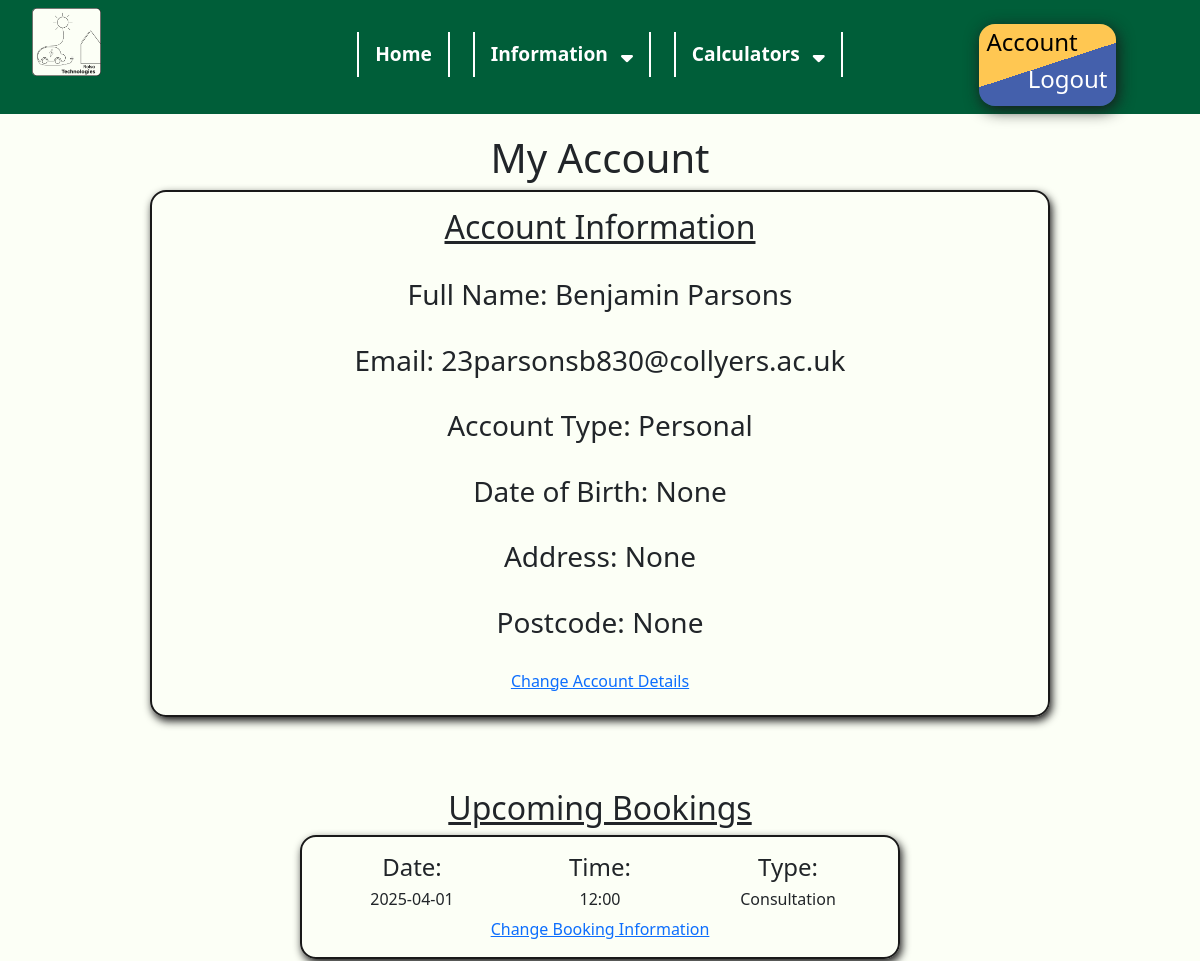
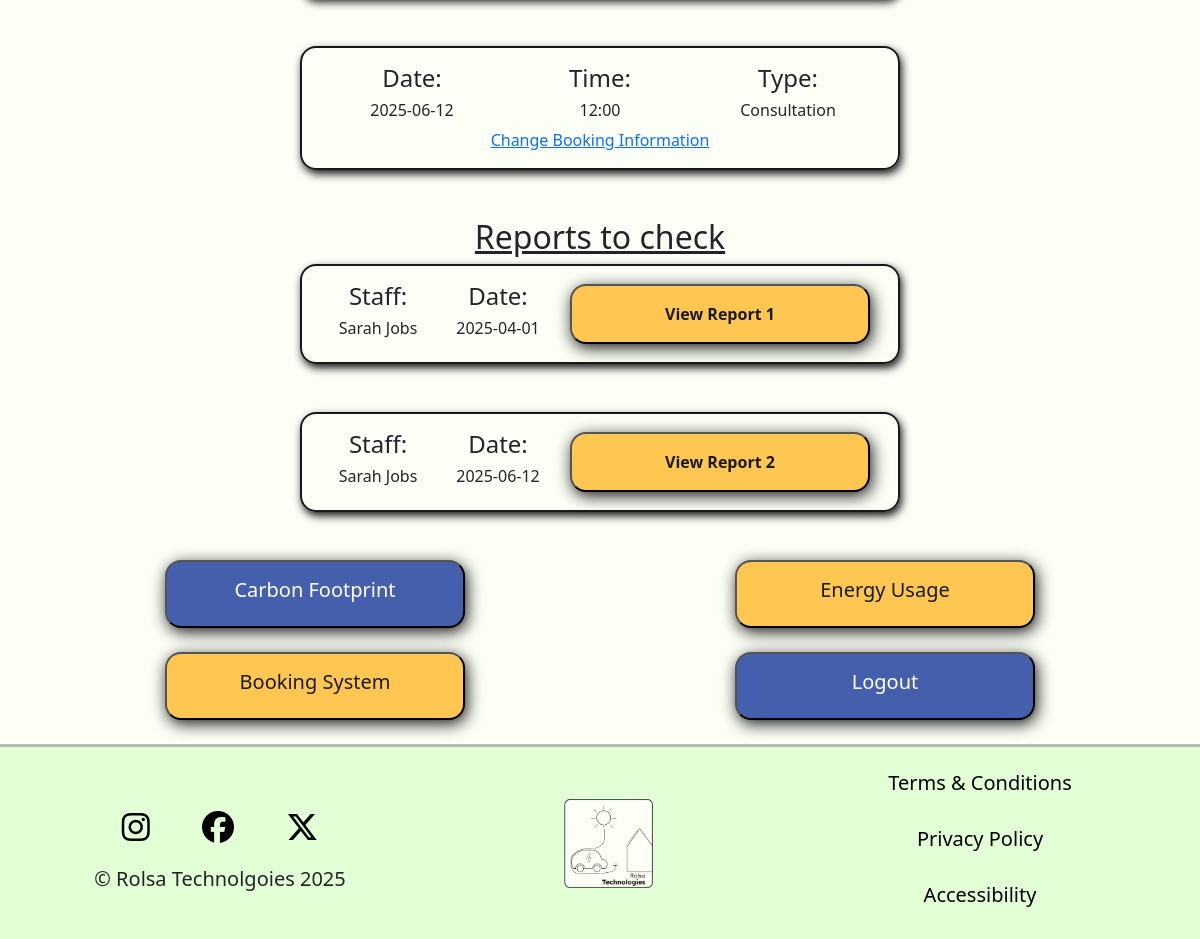
The app's page /account (signed in) with its own data (2 pictures, top to bottom).
### tables this page shows
CREATE TABLE Personal(
    AccountID INTEGER NOT NULL,
    FullName VARCHAR(255) NOT NULL,
    DateOfBirth DATE,
    Address TEXT,
    Postcode VARCHAR(8),
    FOREIGN KEY (AccountID) REFERENCES Account(AccountID)
);

CREATE TABLE Account (
    AccountID INTEGER NOT NULL,
    Email BOOLEAN DEFAULT 1,
    Password VARCHAR(255) NOT NULL,
    AccountTypeID INTEGER DEFAULT 1,
    PRIMARY KEY (AccountID),
    FOREIGN KEY (AccountTypeID) REFERENCES AccountType(AccountTypeID)
);

CREATE TABLE AccountType (
    AccountTypeID INTEGER NOT NULL,
    Type VARCHAR(25) NOT NULL,
    PRIMARY KEY (AccountTypeID)
);

CREATE TABLE BookingType (
    BookingTypeID INTEGER NOT NULL,
    Title VARCHAR(25) NOT NULL,
    PRIMARY KEY (BookingTypeID)
);

CREATE TABLE BookingReport (
    ReportID INTEGER,
    ConsultationID INTEGER NOT NULL,
    FollowUpID INTEGER,
    Foreign KEY (ReportID) REFERENCES Report(ReportID),
    FOREIGN KEY (ConsultationID) REFERENCES Booking(BookingID),
    FOREIGN KEY (FollowUpID) REFERENCES Booking(BookingID)
);

CREATE TABLE Staff(
    StaffID INTEGER NOT NULL,
    AccountID INTEGER NOT NULL,
    FullName VARCHAR(255) NOT NULL,
    Role VARCHAR(25) NOT NULL,
    OfficeID INTEGER NOT NULL,
    PhoneExt VARCHAR(3) NOT NULL,
    PRIMARY KEY (StaffID),
    FOREIGN KEY (AccountID) REFERENCES Account(AccountID),
    FOREIGN KEY (OfficeID) REFERENCES Office(OfficeID)
);

### main.py (the view)
@app.route("/account")
def account():
    accountType = session.get('type', None)
    account = session.get('account', None)
    if account != None and accountType == 1 or accountType == 2:
        AccountInfomation, BookingsInformation = Get.RetrieveInfo(account)
        ReportViewing = Get.ReportsToCheck(account)
        return render_template("account.html", AccountInfomation = AccountInfomation, BookingsInformation = BookingsInformation, ReportViewing = ReportViewing)
    elif account != None and accountType == 3:
        return redirect("/admin")
    else:
        return redirect("/login")

### get.py (called while the page is built)
def ReportsToCheck(account):
    ReportViewing = {}
    con = sqlite3.connect("RolsaDB.db")
    cursor = con.cursor()
    cursor.execute("SELECT BR.ReportID, ForDateTime, S.FullName FROM BookingReport BR JOIN Report R ON BR.ReportID = R.ReportID JOIN Staff S ON R.StaffID = S.StaffID JOIN Booking B ON BR.ConsultationID = B.BookingID WHERE B.AccountID = (SELECT AccountID FROM Account WHERE Email = ?)", (account,))
    Reports = cursor.fetchall()
    con.close()
    for report in Reports:
        Date = report[1].split(" ")[0]
        ReportViewing[report] = {
            "ReportID": report[0],
            "Date": Date,
            "Staff": report[2]
        }
    return ReportViewing

### main.py (called while the page is built)
@app.context_processor
def inject_global_data():
    return {
        "account": session.get('account', None), #email address is considered as account
        "type": session.get('type', None) #type is considered as account type (Personal, Business, Admin)
    }

### templates/account.html
{% extends "base.html" %}
{% block css %}
<link rel="stylesheet" href="{{ url_for('static', filename='css/account.css') }}">
{% endblock %}
{% block content %}
<h1>My Account</h1>
<div class="infobox">
    <center>
        <h2>Account Information</h2>
        <br>
        <h3>Full Name: {{ AccountInfomation.FullName}}</h3><br>
        <h3>Email: {{ AccountInfomation.Email }}</h3><br>
        <h3>Account Type: {{ AccountInfomation.Type }} </h3><br>
        <h3>Date of Birth: {{ AccountInfomation.DateofBirth }}</h3><br>
        <h3>Address: {{ AccountInfomation.Address }}</h3><br>
        <h3>Postcode: {{ AccountInfomation.Postcode }}</h3><br>
        <h6><a href="">Change Account Details</a></h6>
    </center>
</div><br><br><br>
<h2>Upcoming Bookings</h2>
{% if BookingsInformation %}
{% for counter, booking in BookingsInformation.items() %}
<div class="bookingbox">
    <div class="container text-center">
        <div class="row align-items-center">
          <div class="col">
            <h4>Date:</h4>
            <h6>{{ booking.Date }}</h6>
          </div>
          <div class="col">
            <h4>Time:</h4>
            <h6>{{ booking.Time }}</h6>
          </div>
          <div class="col">
            <h4>Type:</h4>
            <h6>{{ booking.Type }}</h6>
          </div>
        </div>
    </div>
    <center>
    <a href="">Change Booking Information</a></center>
</div>
<br><br>
{% endfor %}
{% else %}
<br><br>
<h3 style="text-align: center; color: red;">You have no bookings at the moment</h3>
<br><br>
{% endif %}
<h2>Reports to check</h2>
{% if ReportViewing %}
{% for counter, report in ReportViewing.items() %}
  <div class="bookingbox">
    <div class="container text-center">
        <div class="row align-items-center">
          <div class="col">
            <h4>Staff:</h4>
            <h6>{{ report.Staff }}</h6>
          </div>
          <div class="col">
            <h4>Date:</h4>
            <h6>{{ report.Date }}</h6>
          </div>
          <div class="col">
            <button id="YellowButton" onclick="window.location.href='/view_report{{report.ReportID}}'"><strong>View Report {{report.ReportID}}</strong></button>
          </div>
        </div>
    </div>
  </div>
  <br><br>
{% endfor %}
{% else %}
<br><br>
<h3 style="text-align: center; color: red;">No reports to check at the moment</h3>
<br><br>
{% endif %}
<div class="container text-center">
    <div class="row align-items-center">
        <div class="col">
            <button id="BlueButton"><h5>Carbon Footprint</h5></button>
        </div>
        <div class="col">
            <button id="YellowButton"><h5>Energy Usage</h5></button>
        </div>
    </div>
</div>
<br>
<div class="container text-center">
    <div class="row align-items-start">
        <div class="col">
            <button id="YellowButton" onclick="window.location.href='{{ url_for('consultation')}}'"><h5>Booking System</h5></button>
        </div>
        <div class="col">
            <button id="BlueButton" onclick="window.location.href='/logout'"><h5>Logout</h5></button>
        </div>
    </div>
</div>
<br>
{% endblock%}

### templates/base.html (shortened to what this page needs)
<!DOCTYPE html>
<html lang="en">
<head>
    <link rel="stylesheet" href="{{ url_for('static', filename='css/general.css') }}">
    {% block css %}{% endblock %}
    <link href="https://cdn.jsdelivr.net/npm/bootstrap@5.3.3/dist/css/bootstrap.min.css" rel="stylesheet">
</head>
<body>
<nav>
    <div class="row">
        <div class="col-sm-3"><a href="{{ url_for('index')}}"><img src="{{ url_for('static', filename='images/Logo.png')}}" id="logo" alt="Rolsa Technologies Logo"></a></div>
        <div class="col-sm-6">
            <div class="top">
            <ul>
                <li><a href="{{ url_for('index')}}">Home</a></li>
                <li>Information <span><i class="fa fa-sort-down"></i></span>
                </li>
                <li>Calculators <span><i class="fa fa-sort-down"></i></span>
                </li>
            </ul>
        </div>
        </div>
        <div  class="col-sm-3">
            <center>
                {% if account %}
                <div id="buttonbox">
                    <h4 id="left"><a href="{{ url_for('account')}}">Account</a></h4>
                    <h4 id="right"><a href="{{ url_for('logout')}}">Logout</a></h4>
                </div>
                {% else %}
                <div id="buttonbox">
                    <h4 id="left"><a href="{{ url_for('login')}}">Login</a></h4>
                    <h4 id="right"><a href="{{ url_for('register')}}">Register</a></h4>
                </div>
                {% endif %}
            </center>
        </div>
    </div>
</nav>
{% block content %}{% endblock %}
<footer>
    <div class="container text-center">
        <div class="row align-items-center">
          <div class="col">
            <a href=""><i class="fa-brands fa-instagram"></i></a>
            <a href=""><i class="fa-brands fa-facebook"></i></a>
            <a href=""><i class="fa-brands fa-x-twitter"></i></a>
            <br>
            <h5>&copy; Rolsa Technolgoies 2025</h5>
          </div>
          <div class="col">
            <a href="{{ url_for('index')}}"><img src="{{ url_for('static', filename='images/Logo.png')}}" id="logo" alt="Rolsa Technologies Logo"></a>
          </div>
          <div class="col">
                <br>
                <h5><a href="">Terms & Conditions</a></h5><br>
                <h5><a href="">Privacy Policy</a></h5><br>
                <h5><a href="">Accessibility</a></h5><br>
          </div>
        </div>
      </div>
</footer>
</body>
</html>

### static/css/general.css (style rules this page uses)
body { font-family: "Lexend", sans-serif; margin: 0; padding: 0; background-color: #FCFFF6 !important; color: #191919; }
h1 { text-align: center; margin-bottom: 1.5vh; }
h2 { text-align: center; text-decoration: underline; margin-top: 2vh; margin-bottom: 1vh; }
nav { background-color: #005E39; width: 100%; padding: 1vh 2vh; margin-bottom: 2.5vh; }
nav ul { list-style-type: none; padding: 0; display: flex; justify-content: center; flex-wrap: wrap; position: relative; z-index: 10; color: white; }
nav ul li { display: inline-block; margin: 0.5vh 2%; font-size: larger; font-weight: bolder; border-right: 2px solid white; border-left: 2px solid white; padding: 1vh 2vh; position: relative; }
span { margin-left: 1vh; }
nav a { color: white; text-decoration: none; }
#buttonbox { background: rgb(68,96,172); background: linear-gradient(-18deg, rgba(68,96,172,1) 50%, rgba(255,199,82,1) 50%); width: 50%; padding: 0.5vh 1vh; border-radius: 2vh; margin-top: 2vh; box-shadow: 0.25vh 0.5vh 2vh #191919; }
#buttonbox #left { text-align: left; }
#buttonbox h4#left a { color: black; }
#buttonbox #right { text-align: right; }
#logo { width:25%; margin-left: 2vh; }
footer { background-color: #E2FFD6; border-top: 3px solid #b7beb4; }
footer i { font-size: xx-large; margin: 3vh; color: black; }
footer a { color: black; text-decoration: none; }
.top { margin-top: 2.5vh; }
#BlueButton { background-color: #4460AC; color: white; padding: 2vh 4vh; border-radius: 2vh; min-width: 300px; max-width: 95%; box-shadow: 0.25vh 0.5vh 2vh #191919; transition: 0.25s; }
#YellowButton { background-color: #FFC752; color: #191919; padding: 2vh 4vh; border-radius: 2vh; min-width: 300px; max-width: 95%; box-shadow: 0.25vh 0.5vh 2vh #191919; transition: 0.25s; }

### static/css/account.css (style rules this page uses)
.infobox { width: 75%; margin-left: auto; margin-right: auto; padding: 2vh; border: 2px solid #191919; border-radius: 2vh; box-shadow: 0.25vh 0.5vh 1vh #191919; }
.bookingbox { width: 50%; margin-left: auto; margin-right: auto; padding: 2vh; border: 2px solid #191919; border-radius: 2vh; box-shadow: 0.25vh 0.5vh 1vh #191919; }

### records on screen
Personal: FullName "Benjamin Parsons"
Account: Email "23parsonsb830@collyers.ac.uk"
AccountType: Type "Personal"
BookingType: Type "Consultation" "Consultation"
BookingReport: Staff "Sarah Jobs", Date "2025-04-01", ReportID "1"
BookingReport: Staff "Sarah Jobs", Date "2025-06-12", ReportID "2"

### other values on screen
{{ AccountInfomation.DateofBirth }} "None"
{{ AccountInfomation.Address }} "None"
{{ AccountInfomation.Postcode }} "None"
{{ booking.Date }} "2025-04-01" "2025-06-12"
{{ booking.Time }} "12:00" "12:00"
